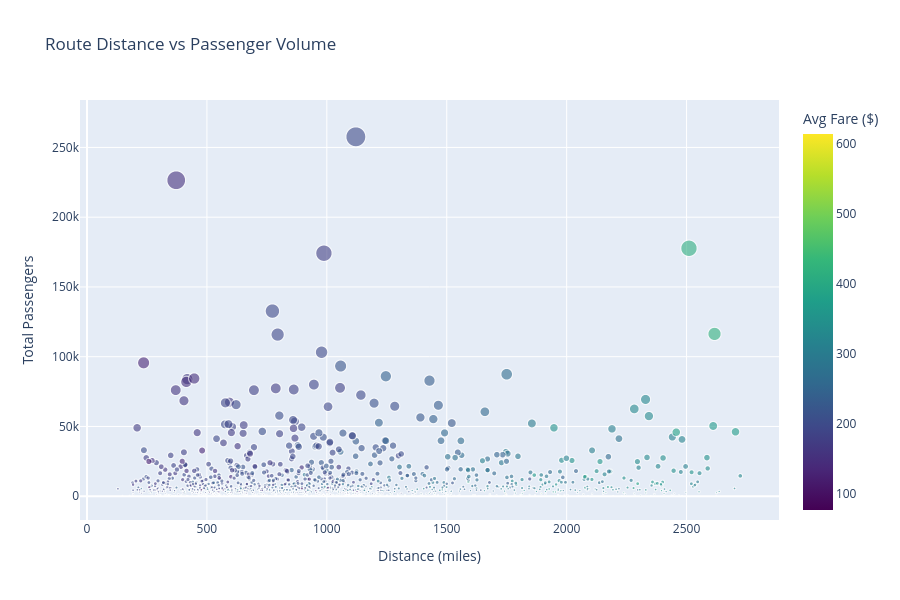

This figure's notebook cell:
### Markdown cell above
## 3. Distance vs Passenger Volume

Do people prefer shorter or longer flights?

### Code cell
fig = px.scatter(route_stats, 
                 x='nsmiles', 
                 y='passengers',
                 size='passengers',
                 color='fare',
                 hover_data=['route'],
                 title='Route Distance vs Passenger Volume',
                 labels={'nsmiles': 'Distance (miles)', 'passengers': 'Total Passengers', 'fare': 'Avg Fare ($)'},
                 color_continuous_scale='Viridis',
                 opacity=0.6)

fig.update_layout(height=600)
fig.show()

### Figure 1 — Plotly figure (JSON) as saved in the notebook; plotly's stock layout.template omitted (floating-point values rounded to 4 significant figures; data arrays with more than 128 entries replaced by an {"elided": "..."} marker saying what was removed)
{"data": [{"customdata": {"elided": "1246x1 str values"}, "hovertemplate": "Distance (miles)=%{x}<br>Total Passengers=%{marker.size}<br>route=%{customdata[0]}<br>Avg Fare ($)=%{marker.color}<extra></extra>", "legendgroup": "", "marker": {"color": {"elided": "1246 float values"}, "coloraxis": "coloraxis", "opacity": 0.6, "size": {"elided": "1246 int values"}, "sizemode": "area", "sizeref": 644.0, "symbol": "circle"}, "mode": "markers", "name": "", "showlegend": false, "type": "scattergl", "x": {"elided": "1246 float values"}, "xaxis": "x", "y": {"elided": "1246 int values"}, "yaxis": "y"}], "layout": {"coloraxis": {"colorbar": {"title": {"text": "Avg Fare ($)"}}, "colorscale": [[0, "#440154"], [0.1111, "#482878"], [0.2222, "#3e4989"], [0.3333, "#31688e"], [0.4444, "#26828e"], [0.5556, "#1f9e89"], [0.6667, "#35b779"], [0.7778, "#6ece58"], [0.8889, "#b5de2b"], [1, "#fde725"]]}, "height": 600, "legend": {"itemsizing": "constant", "tracegroupgap": 0}, "title": {"text": "Route Distance vs Passenger Volume"}, "xaxis": {"anchor": "y", "domain": [0, 1], "title": {"text": "Distance (miles)"}}, "yaxis": {"anchor": "x", "domain": [0, 1], "title": {"text": "Total Passengers"}}}}
